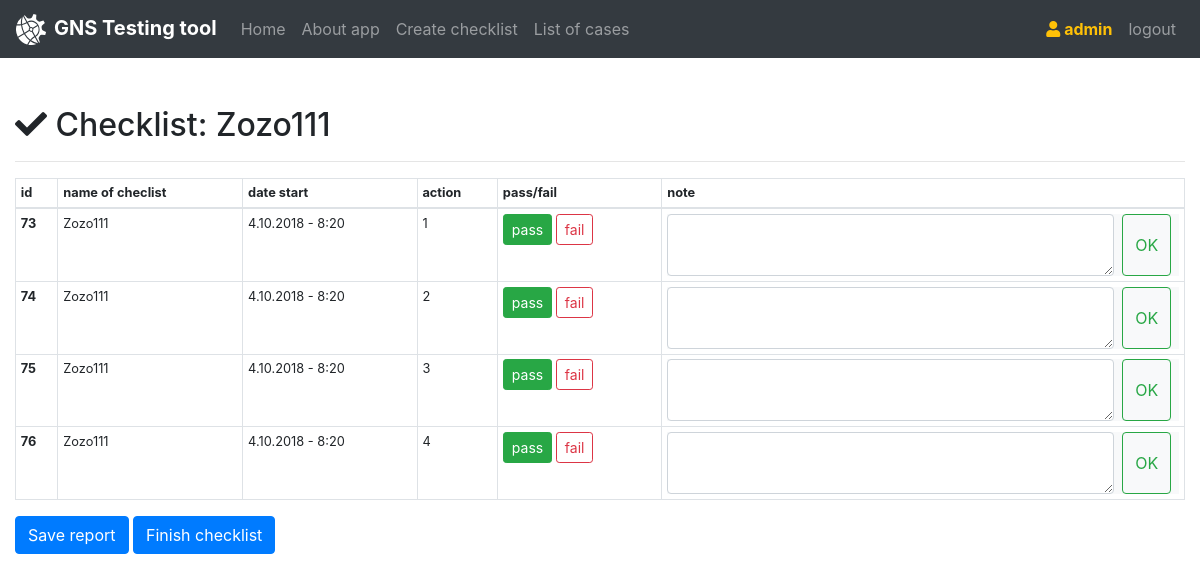
Screenshot of /checklist/36 (signed in) with the database file from the repository.
### app/models.py (models this page shows)
class CheckLists(models.Model):
    touched = models.BooleanField(default=False)
    name = models.CharField(max_length=300,default='untitled checklist')
    project_name = models.CharField(max_length=300,default='untitled project')
    is_active = models.BooleanField(default=True)
    is_visible = models.BooleanField(default=True)
    author = models.ForeignKey(User,on_delete=models.CASCADE)
    add = models.DateTimeField(auto_now_add=True)
    notes = models.TextField(max_length=1500,null=True,blank=True)

class Actions(models.Model):
    name = models.CharField(max_length=300,default='untitled action')
    project = models.ForeignKey(CheckLists,on_delete=models.CASCADE)
    notes = models.TextField(max_length=1500,null=True,blank=True)
    date_start = models.DateTimeField(auto_now_add=True)
    date_end   = models.DateTimeField(auto_now_add=False,blank=True,null=True)
    status = models.BooleanField(default=True)
    attach = models.FileField(upload_to='attach',blank=True)

### app/views.py (the view)
# urls.py: path('checklist/<int:id>', checklist),
def checklist(request,id):
    checklist = CheckLists.objects.get(pk=id)
    actions = Actions.objects.filter(project=checklist)
    return render(request,'checklist.html',{'checklist':checklist,'actions':actions})

### app/templates/checklist.html (shortened to what this page needs)
{% extends 'base.html' %}
{% block checklist %}
<h2><i class="fa fa-check"></i> Checklist: {{checklist.name}}</h2>
<hr>
<table class="small table table-sm table-bordered">
  <thead>
    <tr>
      <th scope="col">id</th>
      <th class="nowrap" scope="col">name of checlist</th>
      <th class="nowrap" scope="col">date start</th>
      <th scope="col">action</th>
      <th class="nowrap" scope="col">pass/fail</th>
      <th scope="col">note</th>
    </tr>
  </thead>
  <tbody>
{% if not checklist.touched %}
	{%for a in actions%}
      <tr>
      <th scope="row">{{a.pk}}</th>
      <td class="nowrap">{{a.project.name}}</td>
      <td class="nowrap">{{a.date_start.day}}.{{a.date_start.month}}.{{a.date_start.year}} - {{a.date_start.hour}}:{{a.date_start.minute}}</td>
      <td>{{a.name}}</td>
      <td class="nowrap">
      <a href="/toggle_action/{{a.pk}}/{{checklist.pk}}/" class="btn btn-success btn-sm">pass</a>
      <a href="/toggle_action/{{a.pk}}/{{checklist.pk}}/" class="btn btn-outline-danger btn-sm">fail</a>
      </td>
      <td>
        <form action="/add_note/" method="POST" class="bg-light d-flex flex-row">
        <textarea class="form-control" name="note" value="{{a.notes}}">{{a.notes}}</textarea>
        <input type="submit" class="mx-2 btn btn-outline-success" value="OK">
      </form>
      </td>
    </tr>
    {%endfor%}
    {%endif%}
  </tbody>
</table>
	<button type="button" class="btn btn-primary" onclick="window.print();">Save report</button>
<a href="/finish_checklist/{{checklist.pk}}" class="btn btn-primary" >Finish checklist</a>
{% endblock %}

### app/templates/base.html (shortened to what this page needs)
<!doctype html>
<html lang="en">
  <head>
    <link rel="stylesheet" href="https://stackpath.bootstrapcdn.com/bootstrap/4.1.2/css/bootstrap.min.css">
    <link rel="stylesheet" href="https://use.fontawesome.com/releases/v5.1.0/css/all.css">
  </head>
  <body>
    <nav class="navbar navbar-expand-lg navbar-dark bg-dark">
      <a class="navbar-brand" href="/"><img id="myImg" class="mr-2" width="30px" src="/static/img/gns_logo.svg" alt=""><span class="font-weight-bold">GNS Testing tool</span></a>
      <div class="collapse navbar-collapse" id="navbarSupportedContent">
        <ul class="navbar-nav mr-auto">
          {% if not request.user.is_authenticated %}
          <li class="nav-item">
            <a class="nav-link" href="/">Home <span class="sr-only">(current)</span></a>
          </li>
          <li class="nav-item">
            <a class="nav-link" href="/about/">About app</a>
          </li>
          {%else%}
          <li class="nav-item"><a class="nav-link" href="/home/">Home <span class="sr-only">(current)</span></a></li>
          <li class="nav-item"><a class="nav-link" href="/about/">About app</a></li>
          <li class="nav-item"><a class="nav-link" href="/createchecklist/">Create checklist</a></li>
          <li class="nav-item"><a class="nav-link" href="/listofcases/">List of cases</a></li>
          {% endif %}
        </ul>
        {% if not request.user.is_authenticated %}
        <ul class="navbar-nav ml-auto">
          <li class="nav-item"><a class="nav-link" href="/login/">Login</a></li>
          <li class="nav-item"><a class="nav-link" href="/register/">Register</a></li>
        </ul>
        {% else %}
        <ul class="navbar-nav ml-auto">
          <li class="nav-item"><a class="nav-link text-warning  font-weight-bold" href="/"><i class="fas fa-user"></i> {{user.get_username}}</a></li>
          <li class="nav-item"><a class="nav-link" href="/logout/">logout</a><li>
        </ul>
        {% endif %}
      </div>
    </nav>
    <div class="container-fluid my-5">
    {% if not request.user.is_authenticated %}
    {%block login%}{%endblock%}
    {%block register%}{%endblock%}
    {%block afterlogout%}{%endblock%}
    {% else %}
    {%block checklist%}{%endblock%}
    {% endif %}
    </div>
  </body>
</html>

### app/templates/checklist.html (style rules this page uses)
.nowrap { white-space:nowrap; }

### app/templates/base.html (style rules this page uses)
* { transition: transform .2s ease; }
#myImg { -webkit-animation: rotation 5s infinite linear; }

### rows the page displays
CheckLists: name "Zozo111"
Actions: pk "73", project.name "Zozo111", date_start.day "4", date_start.month "10", date_start.year "2018", date_start.hour "8", date_start.minute "20", name "1"
Actions: pk "74", project.name "Zozo111", date_start.day "4", date_start.month "10", date_start.year "2018", date_start.hour "8", date_start.minute "20", name "2"
Actions: pk "75", project.name "Zozo111", date_start.day "4", date_start.month "10", date_start.year "2018", date_start.hour "8", date_start.minute "20", name "3"
Actions: pk "76", project.name "Zozo111", date_start.day "4", date_start.month "10", date_start.year "2018", date_start.hour "8", date_start.minute "20", name "4"

### other values shown
{{ user.get_username }} "admin"
